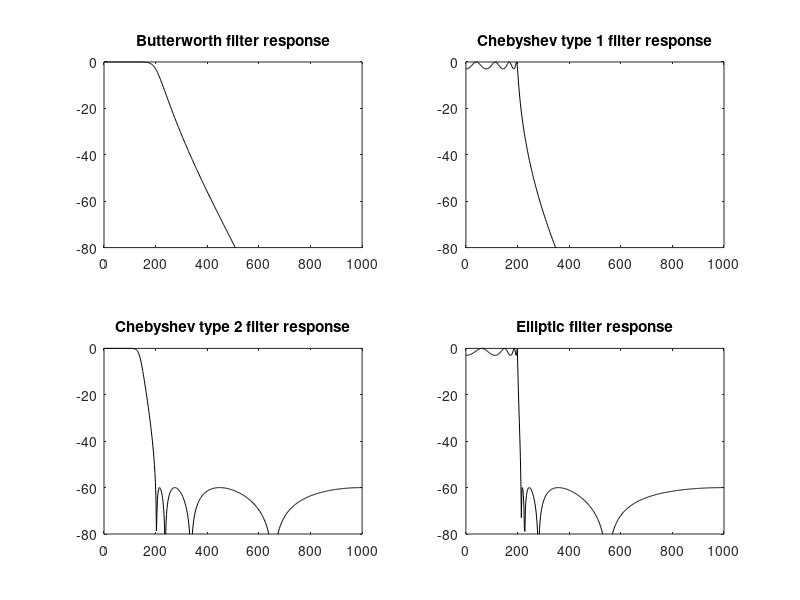

The MATLAB script that drew this image:
clear all;
close all;
clc;

fs = 2000;
n = 8; % order of filter
wn = 200*2/fs; % normalized cutoff freq (200)
rp = 3; % passband ripples
rs = 60; % stopband ripples

% butterworth filter has no ripple in pass/stop band
[b, a] = butter(n,wn, "low"); % 2nd stage IIR filter: Since we know n, wn
% b and a are coefs of filter

[H, f1] = freqz(b, a, 512, fs); % freq response of filter,
% no. of points in output spectrum  = 512

H = 20*log10(abs(H)); % plot freq response ROR
subplot(221);
plot(f1,H, "k");
ylim([-80 0]);
title("Butterworth filter response");

% chebyshev type 1 filter has ripple in passband
[b,a] = cheby1(n,rp,wn);
[H, f2] = freqz(b,a,512, fs);
H = 20*log10(abs(H));
subplot(222);
plot(f2, H,"k");
title("Chebyshev type 1 filter response");
ylim([-80 0]);

% chebyshev type 2 filter has ripples in stopband
% also called equiripple filter
[b,a] = cheby2(n,rs,wn);
[H, f3] = freqz(b,a,512, fs);
H = 20*log10(abs(H));
subplot(223);
plot(f3, H,"k");
title("Chebyshev type 2 filter response");
ylim([-80 0]);

% Elliptic filter has ripples in both pass and stopband
% fastest ROR (transition from pass to stop band)
[b,a] = ellip(n,rp, rs,wn);
[H, f4] = freqz(b,a,512, fs);
H = 20*log10(abs(H));
subplot(224);
plot(f4, H,"k");
title("Elliptic filter response");
ylim([-80 0]);